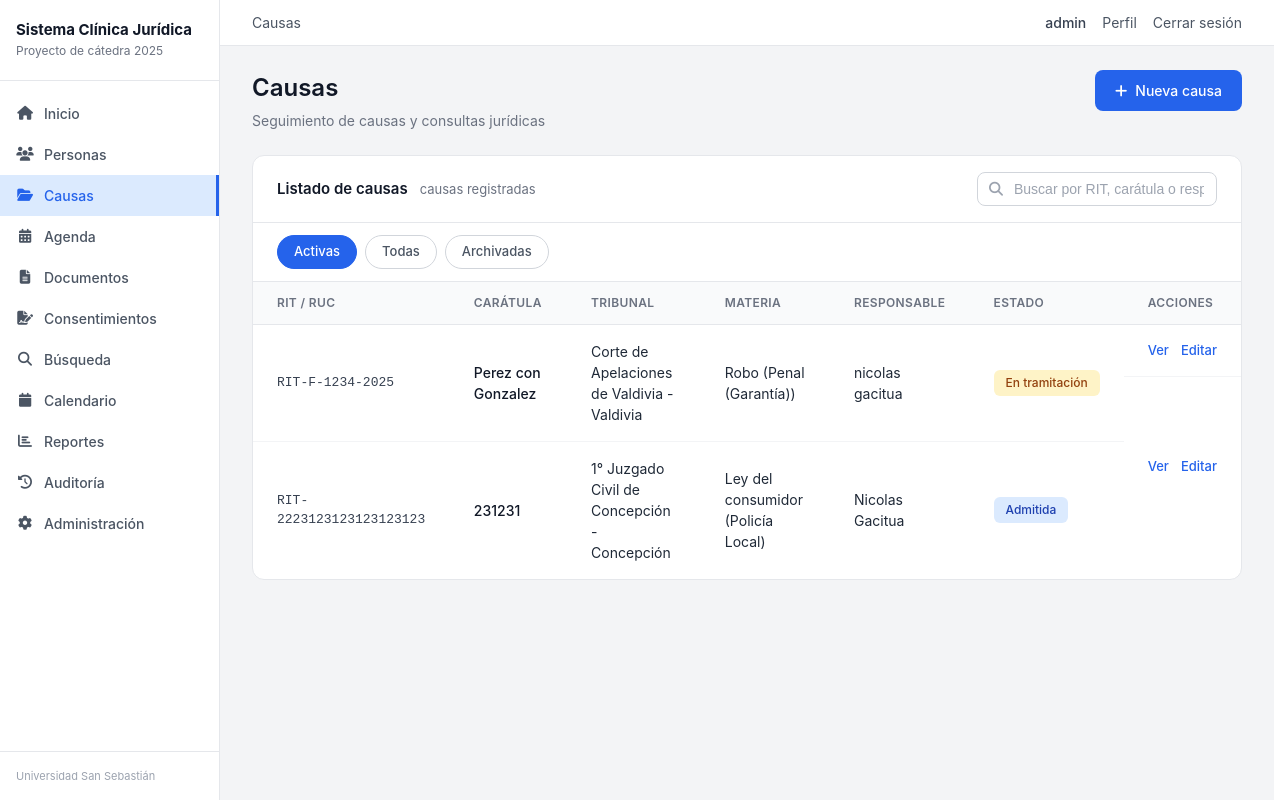
The page /causas/ (signed in) on the database as committed earlier.
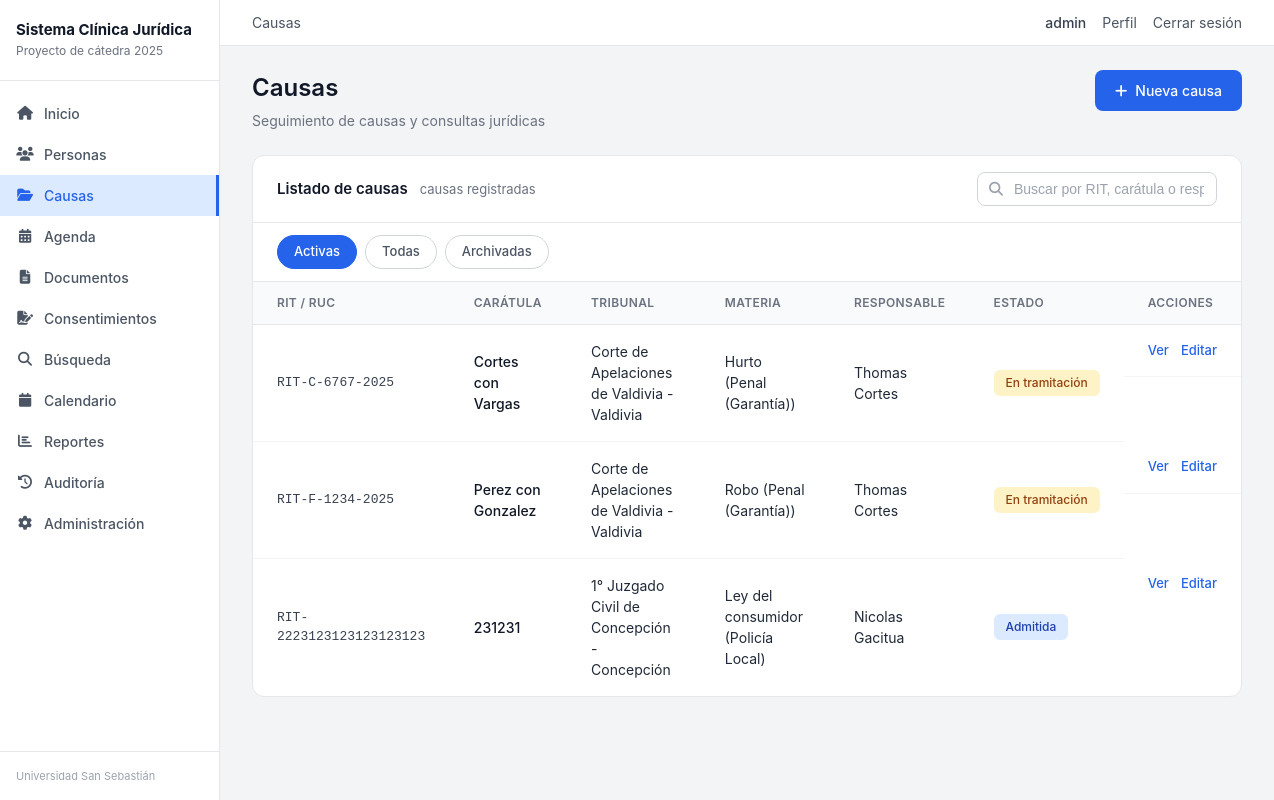
The same page on the database as committed later.
### apps/gestion/models.py (models this page shows, shortened)
class Causa(models.Model):
    rit = models.CharField(
        'RIT',
        max_length=20,
        blank=True,
        validators=[validar_rit],
        help_text='Formato: C-1234-2024'
    )
    ruc = models.CharField(
        'RUC',
        max_length=20,
        blank=True,
        validators=[validar_ruc],
        help_text='Formato: 2400123456-7'
    )
    tribunal = models.ForeignKey(
        Tribunal,
        on_delete=models.PROTECT,
        related_name='causas',
        verbose_name='Tribunal'
    )
    materia = models.ForeignKey(
        Materia,
        on_delete=models.PROTECT,
        related_name='causas',
        verbose_name='Materia'
    )
    caratula = models.CharField(max_length=200, verbose_name='Carátula')
    descripcion = models.TextField(
        'Descripción del caso',
        blank=True,
        help_text='Antecedentes y contexto del caso'
    )
    observaciones = models.TextField(
        'Observaciones internas',
        blank=True,
        help_text='Notas internas para el equipo de la clínica jurídica'
    )
    estado = models.ForeignKey(
        EstadoCausa,
        on_delete=models.PROTECT,
        related_name='causas',
        verbose_name='Estado'
    )
    fecha_creacion = models.DateField(auto_now_add=True, verbose_name='Fecha de creación')
    responsable = models.ForeignKey(
        User,
        on_delete=models.SET_NULL,
        null=True,
        blank=True,
        related_name='causas',
        verbose_name='Responsable'
    )
    class Meta:
        ordering = ['-fecha_creacion']
        verbose_name = 'Causa'
        verbose_name_plural = 'Causas'
        indexes = [
            models.Index(fields=['rit'], name='causa_rit_idx'),
            models.Index(fields=['ruc'], name='causa_ruc_idx'),
            models.Index(fields=['caratula'], name='causa_caratula_idx'),
            models.Index(fields=['estado'], name='causa_estado_idx'),
            models.Index(fields=['tribunal'], name='causa_tribunal_idx'),
            models.Index(fields=['materia'], name='causa_materia_idx'),
            models.Index(fields=['responsable'], name='causa_responsable_idx'),
            models.Index(fields=['fecha_creacion'], name='causa_fecha_idx'),
            models.Index(fields=['-fecha_creacion'], name='causa_fecha_desc_idx'),
        ]

class Tribunal(models.Model):
    TIPO_CHOICES = [
        ('JUZ_CIVIL', 'Juzgado de Letras en lo Civil'),
        ('JUZ_LABORAL', 'Juzgado de Letras del Trabajo'),
        ('JUZ_COBRANZA', 'Juzgado de Cobranza Laboral y Previsional'),
        ('JUZ_FAMILIA', 'Juzgado de Familia'),
        ('JUZ_GARANTIA', 'Juzgado de Garantía'),
        ('TOP', 'Tribunal de Juicio Oral en lo Penal'),
        ('JUZ_LETRAS', 'Juzgado de Letras (Competencia Común)'),
        ('CORTE_AP', 'Corte de Apelaciones'),
        ('CORTE_SUPREMA', 'Corte Suprema'),
        ('JPL', 'Juzgado de Policía Local'),
        ('TRIB_MILITAR', 'Tribunal Militar'),
        ('TRIB_AMBIENTAL', 'Tribunal Ambiental'),
        ('TRIB_CONTRATACION', 'Tribunal de Contratación Pública'),
        ('TRIB_TRIBUTARIO', 'Tribunal Tributario y Aduanero'),
        ('TRIB_PROPIEDAD', 'Tribunal de Propiedad Industrial'),
        ('OTRO', 'Otro'),
    ]
    REGION_CHOICES = [
        ('RM', 'Región Metropolitana'),
        ('BIOBIO', 'Región del Biobío'),
        ('LOS_RIOS', 'Región de Los Ríos'),
        ('LOS_LAGOS', 'Región de Los Lagos'),
    ]
    nombre = models.CharField(max_length=150, verbose_name='Nombre del tribunal')
    tipo = models.CharField(max_length=20, choices=TIPO_CHOICES, verbose_name='Tipo de tribunal')
    region = models.CharField(max_length=20, choices=REGION_CHOICES, verbose_name='Región')
    ciudad = models.CharField(max_length=100, verbose_name='Ciudad')
    activo = models.BooleanField(default=True, verbose_name='Activo')
    codigo = models.CharField(max_length=20, blank=True, null=True, verbose_name='Código interno')
    direccion = models.CharField(max_length=200, blank=True, null=True, verbose_name='Dirección')
    comuna = models.CharField(max_length=100, blank=True, null=True, verbose_name='Comuna')
    telefono = models.CharField(max_length=20, blank=True, null=True, verbose_name='Teléfono')
    email = models.EmailField(blank=True, null=True, verbose_name='Correo electrónico')
    sitio_web = models.URLField(blank=True, null=True, verbose_name='Sitio web')
    class Meta:
        ordering = ['region', 'ciudad', 'tipo', 'nombre']
        verbose_name = 'Tribunal'
        verbose_name_plural = 'Tribunales'
        indexes = [
            models.Index(fields=['tipo'], name='tribunal_tipo_idx'),
            models.Index(fields=['region'], name='tribunal_region_idx'),
            models.Index(fields=['ciudad'], name='tribunal_ciudad_idx'),
            models.Index(fields=['activo'], name='tribunal_activo_idx'),
        ]
    def __str__(self):
        return f"{self.nombre} - {self.ciudad}"

class Materia(models.Model):
    TIPO_TRIBUNAL_CHOICES = [
        ('JUZ_CIVIL', 'Civil'),
        ('JUZ_LABORAL', 'Laboral'),
        ('JUZ_COBRANZA', 'Cobranza Laboral'),
        ('JUZ_FAMILIA', 'Familia'),
        ('JUZ_GARANTIA', 'Penal (Garantía)'),
        ('TOP', 'Penal (Juicio Oral)'),
        ('JUZ_LETRAS', 'Competencia Común'),
        ('CORTE_AP', 'Corte de Apelaciones'),
        ('CORTE_SUPREMA', 'Corte Suprema'),
        ('JPL', 'Policía Local'),
        ('TRIB_MILITAR', 'Militar'),
        ('TRIB_AMBIENTAL', 'Ambiental'),
        ('TRIB_CONTRATACION', 'Contratación Pública'),
        ('TRIB_TRIBUTARIO', 'Tributario y Aduanero'),
        ('TRIB_PROPIEDAD', 'Propiedad Industrial'),
        ('OTRO', 'Otro'),
    ]
    nombre = models.CharField(max_length=100, verbose_name='Nombre de la materia')
    tipo_tribunal = models.CharField(
        max_length=20,
        choices=TIPO_TRIBUNAL_CHOICES,
        verbose_name='Tipo de tribunal'
    )
    descripcion = models.TextField(blank=True, null=True, verbose_name='Descripción')
    activo = models.BooleanField(default=True, verbose_name='Activo')
    class Meta:
        ordering = ['tipo_tribunal', 'nombre']
        verbose_name = 'Materia'
        verbose_name_plural = 'Materias'
        indexes = [
            models.Index(fields=['tipo_tribunal'], name='materia_tipo_idx'),
            models.Index(fields=['activo'], name='materia_activo_idx'),
        ]
    def __str__(self):
        return f"{self.nombre} ({self.get_tipo_tribunal_display()})"

class EstadoCausa(models.Model):
    COLOR_CHOICES = [
        ('gray', 'Gris'),
        ('blue', 'Azul'),
        ('yellow', 'Amarillo'),
        ('green', 'Verde'),
        ('red', 'Rojo'),
        ('orange', 'Naranjo'),
        ('purple', 'Morado'),
    ]
    nombre = models.CharField(max_length=50, unique=True, verbose_name='Nombre')
    descripcion = models.TextField(blank=True, null=True, verbose_name='Descripción')
    color = models.CharField(
        max_length=20,
        choices=COLOR_CHOICES,
        default='gray',
        verbose_name='Color'
    )
    orden = models.PositiveIntegerField(
        default=0,
        verbose_name='Orden',
        help_text='Orden en el flujo procesal (menor = más temprano)'
    )
    es_final = models.BooleanField(
        default=False,
        verbose_name='Es estado final',
        help_text='Marca si este estado cierra/archiva la causa'
    )
    activo = models.BooleanField(default=True, verbose_name='Activo')
    class Meta:
        ordering = ['orden']
        verbose_name = 'Estado de Causa'
        verbose_name_plural = 'Estados de Causa'
        indexes = [
            models.Index(fields=['orden'], name='estado_orden_idx'),
            models.Index(fields=['activo'], name='estado_activo_idx'),
            models.Index(fields=['es_final'], name='estado_final_idx'),
        ]

### apps/gestion/views.py (the view)
# urls.py: path('causas/', views.causas_lista, name='causas_lista'),
@login_required
def causas_lista(request):
    causas = Causa.objects.select_related('tribunal', 'materia', 'estado', 'responsable').order_by('-fecha_creacion')
    rol_usuario = obtener_rol_usuario(request.user)
    if rol_usuario == 'ESTUDIANTE':
        causas = causas.filter(responsable=request.user)
    q = request.GET.get('q', '').strip()
    estado = request.GET.get('estado', '')
    materia = request.GET.get('materia', '')
    if q:
        causas = causas.filter(
            Q(caratula__icontains=q) |
            Q(rit__icontains=q) |
            Q(ruc__icontains=q)
        )
    if estado:
        causas = causas.filter(estado_id=estado)
    if materia:
        causas = causas.filter(materia_id=materia)
    paginator = Paginator(causas, 15)
    page = request.GET.get('page')
    try:
        page_obj = paginator.page(page)
    except PageNotAnInteger:
        page_obj = paginator.page(1)
    except EmptyPage:
        page_obj = paginator.page(paginator.num_pages)
    context = {
        'causas': page_obj,
        'page_obj': page_obj,
        'estados': EstadoCausa.objects.filter(activo=True),
        'materias': Materia.objects.filter(activo=True),
        'q': q,
        'estado_filtro': estado,
        'materia_filtro': materia,
    }
    return render(request, 'gestion/causas_lista.html', context)

### apps/gestion/permissions.py (called while the page is built)
def obtener_rol_usuario(usuario):
    if not usuario.is_authenticated:
        return None
    if hasattr(usuario, 'perfil') and usuario.perfil:
        rol = usuario.perfil.rol
        return ROLES_ALIAS.get(rol, rol)
    return None

def obtener_permisos_usuario(usuario):
    if not usuario.is_authenticated:
        return {}
    if usuario.is_superuser:
        return {k: True for k in PERMISOS_POR_ROL['ADMIN'].keys()}
    rol = obtener_rol_usuario(usuario)
    if not rol:
        return {}
    return PERMISOS_POR_ROL.get(rol, {}).copy()

def es_admin(usuario):
    return usuario.is_superuser or obtener_rol_usuario(usuario) == 'ADMIN'

def es_externo(usuario):
    return obtener_rol_usuario(usuario) == 'EXTERNO'

def permisos_context_processor(request):
    if not request.user.is_authenticated:
        return {'permisos': {}, 'rol_usuario': None}
    return {
        'permisos': obtener_permisos_usuario(request.user),
        'rol_usuario': obtener_rol_usuario(request.user),
        'es_admin': es_admin(request.user),
        'es_externo': es_externo(request.user),
    }

### templates/gestion/causas_lista.html (shortened to what this page needs)
{% extends 'base.html' %}
{% block section_title %}Causas{% endblock %}
{% block content %}
<div class="page-header-flex">
    <div class="page-header-content">
        <h1 class="page-title">Causas</h1>
        <p class="page-subtitle">Seguimiento de causas y consultas jurídicas</p>
    </div>
    {% if permisos.puede_crear_causa %}
    <a href="{% url 'gestion:causa_crear' %}" class="btn-primary">
        <i class="fas fa-plus"></i> Nueva causa
    </a>
    {% endif %}
</div>
<div class="list-card">
    <div class="list-card-header">
        <div class="list-card-title">
            <span class="title-text">Listado de causas</span>
            <span class="title-count">{{ causas.count }} causas registradas</span>
        </div>
        <div class="list-card-search">
            <i class="fas fa-search search-icon"></i>
            <input type="text" placeholder="Buscar por RIT, carátula o responsable" class="search-input" id="searchInput">
        </div>
    </div>
    <div class="list-card-filters">
        <a href="?filtro=activas" class="filter-pill {% if filtro == 'activas' or not filtro %}active{% endif %}">Activas</a>
        <a href="?filtro=todas" class="filter-pill {% if filtro == 'todas' %}active{% endif %}">Todas</a>
        <a href="?filtro=archivadas" class="filter-pill {% if filtro == 'archivadas' %}active{% endif %}">Archivadas</a>
    </div>
    <div class="list-card-body">
        <table class="list-table">
            <thead>
                <tr>
                    <th>RIT / RUC</th>
                    <th>Carátula</th>
                    <th>Tribunal</th>
                    <th>Materia</th>
                    <th>Responsable</th>
                    <th>Estado</th>
                    <th>Acciones</th>
                </tr>
            </thead>
            <tbody id="tableBody">
            {% for c in causas %}
                <tr>
                    <td class="cell-code">
                        {% if c.rit %}RIT-{{ c.rit }}{% elif c.ruc %}RUC {{ c.ruc }}{% else %}-{% endif %}
                    </td>
                    <td class="cell-name">{{ c.caratula|truncatewords:5 }}</td>
                    <td>{{ c.tribunal|default:"-" }}</td>
                    <td>{{ c.materia|default:"-" }}</td>
                    <td>{{ c.responsable.get_full_name|default:"-" }}</td>
                    <td>
                        {% if c.estado %}
                        <span class="status-badge status-{{ c.estado.color }}">{{ c.estado.nombre }}</span>
                        {% else %}
                        <span class="status-badge status-gray">Sin estado</span>
                        {% endif %}
                    </td>
                    <td class="cell-actions">
                        <a href="{% url 'gestion:causa_detalle' c.pk %}" class="action-link">Ver</a>
                        {% if permisos.puede_editar_causa %}
                        <a href="{% url 'gestion:causa_editar' c.pk %}" class="action-link">Editar</a>
                        {% endif %}
                    </td>
                </tr>
            {% empty %}
                <tr>
                    <td colspan="7" class="empty-table">No hay causas registradas.</td>
                </tr>
            {% endfor %}
            </tbody>
        </table>
    </div>
</div>
{% endblock %}

Rows that differ between the two databases and show on the page:
added Causa: rit "C-6767-2025", caratula "Cortes con Vargas", tribunal "Corte de Apelaciones de Valdivia - Valdivia", materia "Hurto (Penal (Garantía))", responsable.get_full_name "Thomas Cortes", estado.nombre "En tramitación"
changed Causa "Perez con Gonzalez": responsable.get_full_name "nicolas gacitua" → "Thomas Cortes"
